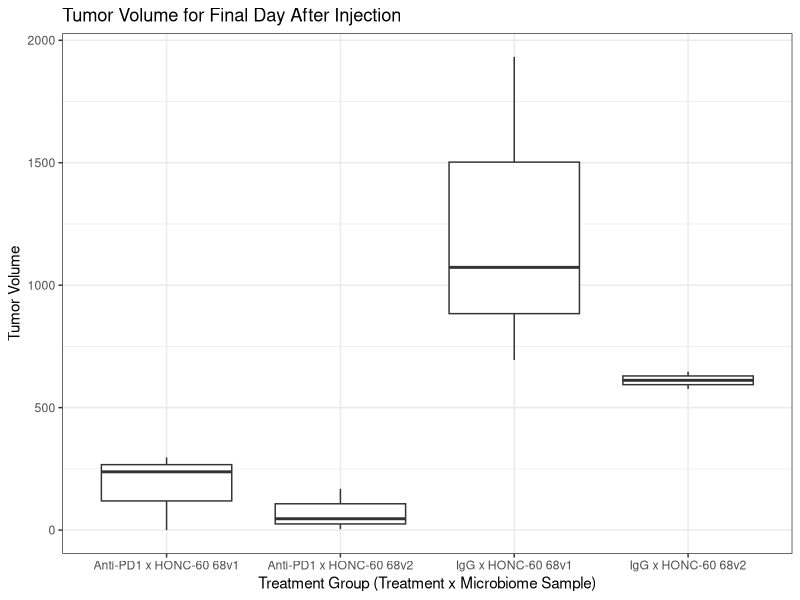
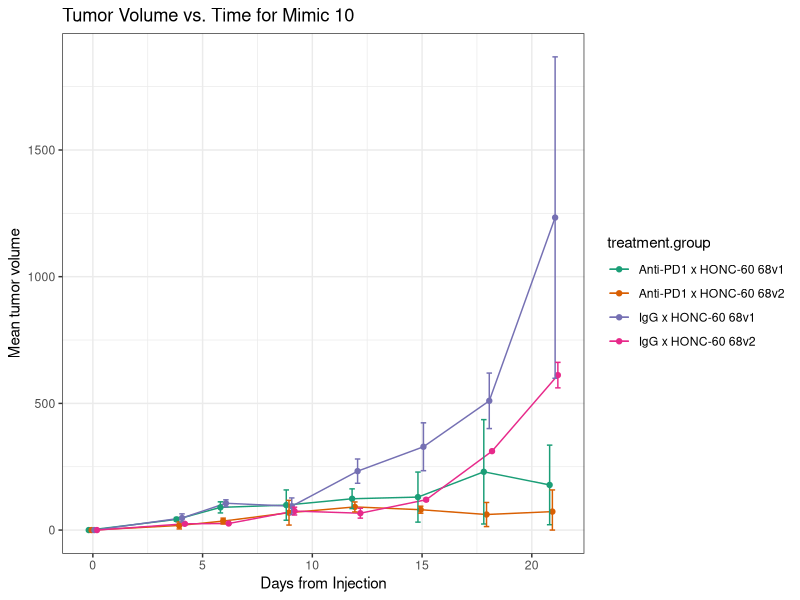
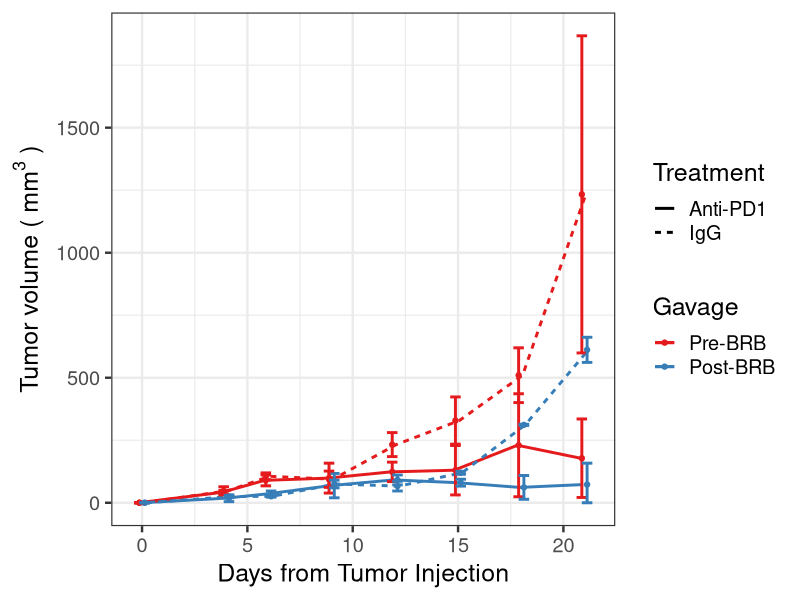
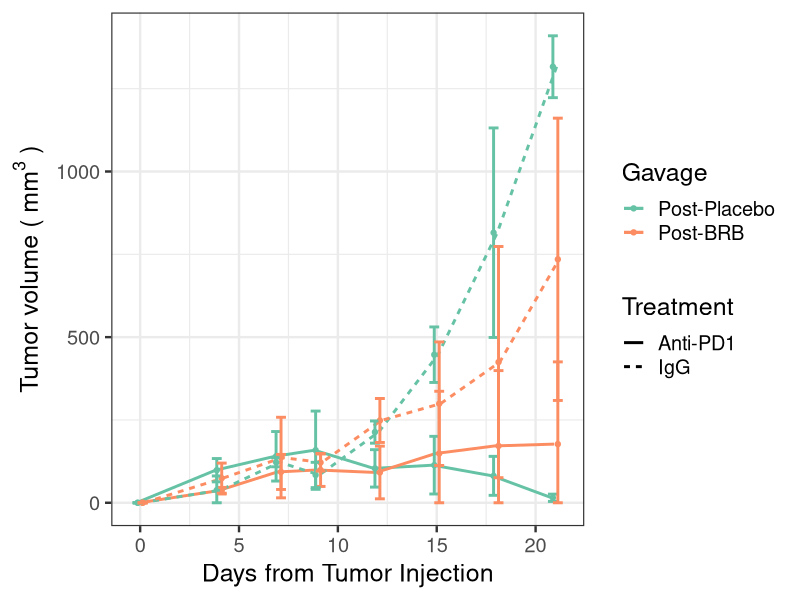
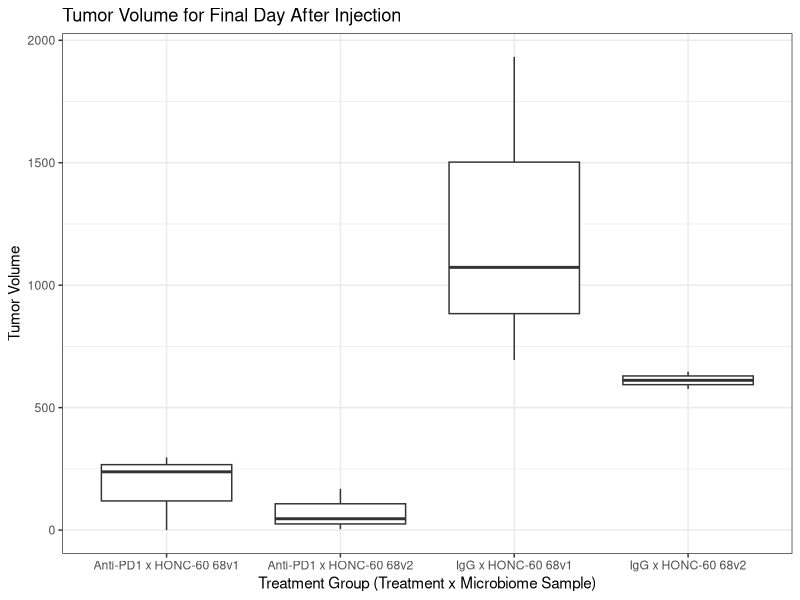
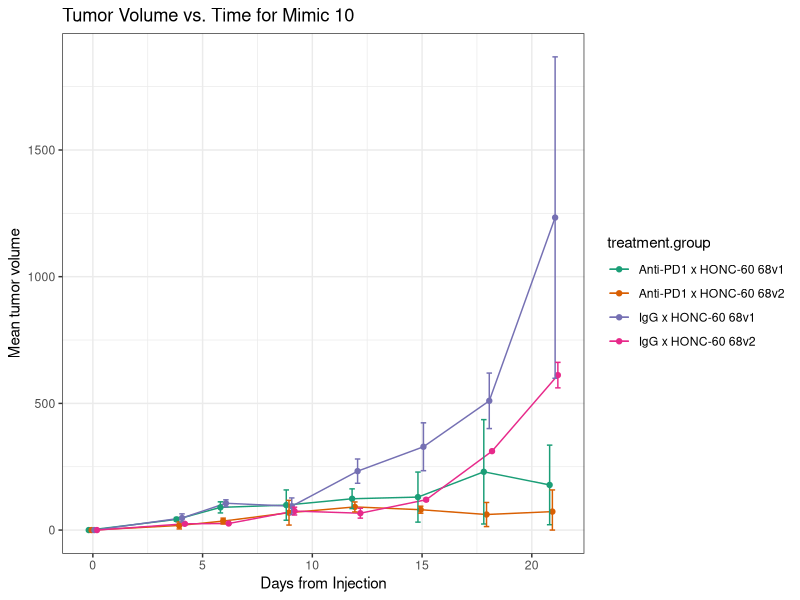
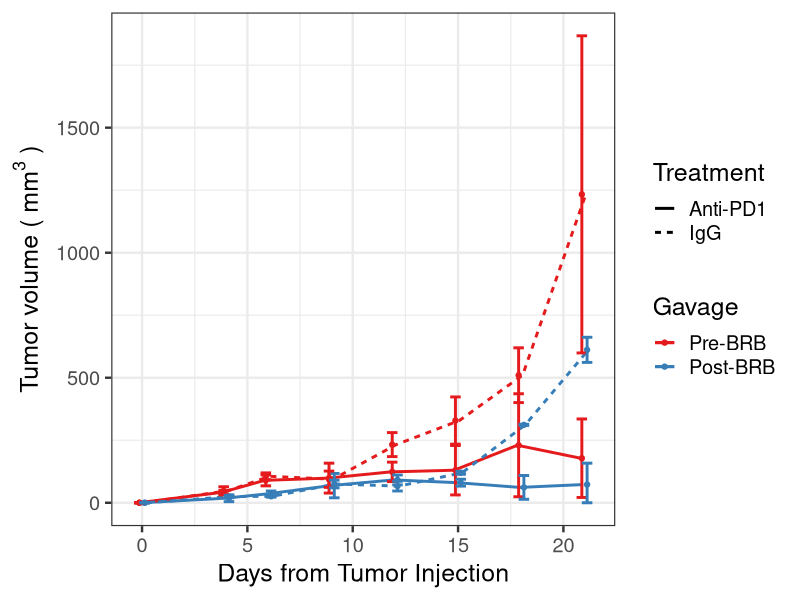
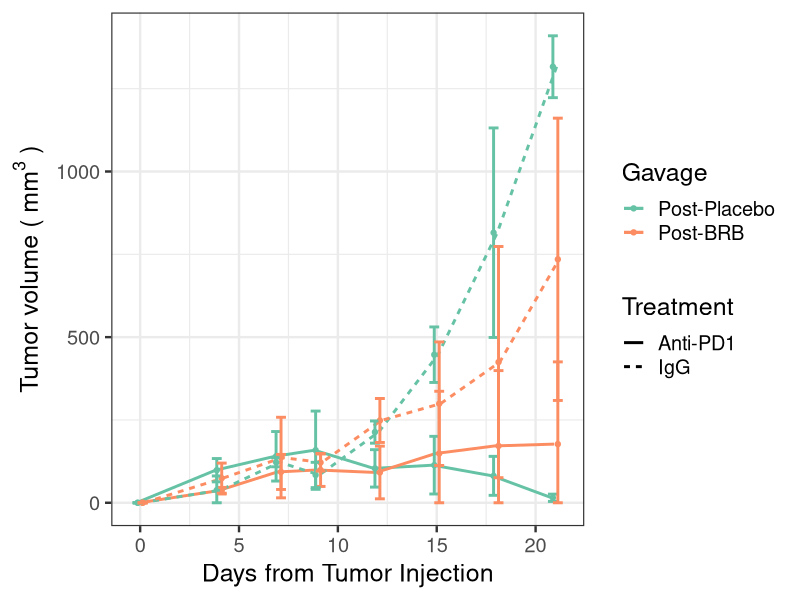

Write the R code that produced these figures, in order. (Note: this script raises an error after producing the figures.)
## ---- chunk 1
knitr::opts_chunk$set(echo = TRUE)
library(tidyverse)
library(readxl)
## ---- chunk 2

processed.data <- read.csv("../data/2023-03-05_tumor-size_R-formatted.csv") %>%
  mutate(gavage = if_else(grepl("v1|v3", microbiome.sample),
                          true = "Pre-BRB",
                          false = if_else(grepl("v2|v4", microbiome.sample),
                                          true = "Post-BRB",
                                          false = "other"))) %>%
  mutate(gavage = fct_relevel(gavage, "Pre-BRB"))

mim10.processed <-
  processed.data %>%
  filter(experiment == "mimic10") %>%
  mutate(treatment.group = paste(treatment, microbiome.sample, sep = " x "))

mim11.processed <-
  processed.data %>%
  filter(experiment == "mimic11") %>%
  mutate(treatment.group = paste(treatment, microbiome.sample, sep = " x ")) %>%
  mutate( gavage = if_else(grepl("v2", microbiome.sample),
                          true = "Post-Placebo",
                          false = "Post-BRB"))
mim12.processed <-
  processed.data %>%
  filter(experiment == "mimic12") %>%
  mutate(treatment.group = paste(treatment, microbiome.sample, sep = " x "))
mim13.processed <-
  processed.data %>%
  filter(experiment == "mimic13") %>%
  mutate(treatment.group = paste(treatment, microbiome.sample, sep = " x "))

## ---- chunk 3

final.mimic10 <-
  mim10.processed %>%
  filter(days.from.injection == 21)

final.mimic10 %>%
  ggplot(aes(x = treatment.group, y = tumor.volume)) +
  geom_boxplot() +
  theme_bw() +
  ggtitle("Tumor Volume for Final Day After Injection") +
  xlab("Treatment Group (Treatment x Microbiome Sample)") + 
  ylab("Tumor Volume")

ggsave("../figures/tumorvolume-mimic10-boxplot.png", width = 9, height = 5)

## ---- chunk 4

mean.mimic10 <-
  mim10.processed %>%
  group_by(treatment.group, days.from.injection) %>%
  summarize(mean = mean(tumor.volume),
            sd = sd(tumor.volume)) %>%
  ungroup() %>%
  mutate(lwr = mean - sd,
         upr = mean + sd) %>%
  mutate(lwr = if_else(lwr < 0, 0, lwr)) 

mean.mimic10 %>%
  ggplot(aes(x = days.from.injection, y = mean,
             group = treatment.group, color = treatment.group)) +
  geom_line(position = position_dodge(width = .5))+
  geom_point(position = position_dodge(width = .5))+
  labs(title = "Tumor Volume vs. Time for Mimic 10", x = "Days from Injection", y = "Mean tumor volume") +
  theme_bw() +
  scale_color_brewer(palette = "Dark2") +
  geom_errorbar(aes(ymin = lwr, ymax = upr),
                width = 1,
                position = position_dodge(width = .5))

ggsave("../figures/tumorvolume-mimic10-lineplot.png", width = 10, height = 7)


## ---- chunk 5
mean.mimic10 %>%
  mutate(Gavage = if_else(grepl("v1", treatment.group),
                          true = "Pre-BRB",
                          false = "Post-BRB"),
         Treatment = if_else(grepl("Anti", treatment.group),
                             true = "Anti-PD1",
                             false = "IgG")) %>%
  mutate(Gavage = fct_relevel(Gavage, c("Pre-BRB"))) %>%
  ggplot(aes(x = days.from.injection, y = mean)) +
  geom_line(aes(group = treatment.group,
                color = Gavage,
                linetype = Treatment), 
            position = position_dodge(width = .5),
            lwd = 1) + 
  geom_point(aes(color = Gavage), 
             position = position_dodge(width = .5))+
  labs(x = "Days from Tumor Injection", 
       y = expression("Tumor volume ("~mm^3~")"))  +
  theme_bw(base_size = 18) +
  scale_color_brewer(palette = "Set1") +
  geom_errorbar(aes(ymin = lwr, 
                    ymax = upr,
                    color = Gavage),
                width = 1,
                position = position_dodge(width = .5),
                lwd = 1)

ggsave("../figures/ACC22_tumorvolume_mimic10_lineplot.png", 
       height = 4, width = 6)


## ---- chunk 6
mean.mimic11 <-
  mim11.processed %>%
  group_by(treatment.group, days.from.injection) %>%
  summarize(mean = mean(tumor.volume),
            sd = sd(tumor.volume)) %>%
  ungroup() %>%
  mutate(lwr = mean - sd,
         upr = mean + sd) %>%
  mutate(lwr = if_else(lwr < 0, 0, lwr))

mean.mimic11 %>%
  mutate(Gavage = if_else(grepl("v2", treatment.group),
                          true = "Post-Placebo",
                          false = "Post-BRB"),
         Treatment = if_else(grepl("Anti", treatment.group),
                             true = "Anti-PD1",
                             false = "IgG")) %>%
  mutate(Gavage = fct_relevel(Gavage, c("Post-Placebo"))) %>%
  ggplot(aes(x = days.from.injection, y = mean)) +
  geom_line(aes(group = treatment.group,
                color = Gavage,
                linetype = Treatment), 
            position = position_dodge(width = .5),
            lwd = 1) + 
  geom_point(aes(color = Gavage), 
             position = position_dodge(width = .5))+
  labs(x = "Days from Tumor Injection", 
       y = expression("Tumor volume ("~mm^3~")"))  +
  theme_bw(base_size = 18) +
  scale_color_brewer(palette = "Set2") +
  geom_errorbar(aes(ymin = lwr, 
                    ymax = upr,
                    color = Gavage),
                width = 1,
                position = position_dodge(width = .5),
                lwd = 1)

ggsave("../figures/tumorvolume_mimic11_lineplot.png", 
       height = 4, width = 6)
## ---- chunk 7
mean.mimic12 <-
  mim12.processed %>%
  group_by(treatment.group, days.from.injection) %>%
  summarize(mean = mean(tumor.volume),
            sd = sd(tumor.volume)) %>%
  ungroup() %>%
  mutate(lwr = mean - sd,
         upr = mean + sd) %>%
  mutate(lwr = if_else(lwr < 0, 0, lwr))

mean.mimic12 %>%
  mutate(Gavage = if_else(grepl("v1", treatment.group),
                          true = "Pre-BRB",
                          false = "Post-BRB"),
         Treatment = if_else(grepl("Anti", treatment.group),
                             true = "Anti-PD1",
                             false = "IgG")) %>%
  mutate(Gavage = fct_relevel(Gavage, c("Pre-BRB"))) %>%
  ggplot(aes(x = days.from.injection, y = mean)) +
  geom_line(aes(group = treatment.group,
                color = Gavage,
                linetype = Treatment), 
            position = position_dodge(width = .5),
            lwd = 1) + 
  geom_point(aes(color = Gavage), 
             position = position_dodge(width = .5))+
  labs(x = "Days from Tumor Injection", 
       y = expression("Tumor volume ("~mm^3~")"))  +
  theme_bw(base_size = 18) +
  scale_colour_manual(values = brewer.pal(4, "Set1")[3:4]) +
  geom_errorbar(aes(ymin = lwr, 
                    ymax = upr,
                    color = Gavage),
                width = 1,
                position = position_dodge(width = .5),
                lwd = 1)

ggsave("../figures/tumorvolume_mimic12_lineplot.png", 
       height = 4, width = 6)
## ---- chunk 8
mean.mimic13 <-
  mim13.processed %>%
  group_by(treatment.group, days.from.injection) %>%
  summarize(mean = mean(tumor.volume),
            sd = sd(tumor.volume)) %>%
  ungroup() %>%
  mutate(lwr = mean - sd,
         upr = mean + sd) %>%
  mutate(lwr = if_else(lwr < 0, 0, lwr))

mean.mimic13 %>%
  mutate(Gavage = if_else(grepl("v3", treatment.group),
                          true = "Pre-BRB",
                          false = "Post-BRB"),
         Treatment = if_else(grepl("Anti", treatment.group),
                             true = "Anti-PD1",
                             false = "IgG")) %>%
  mutate(Gavage = fct_relevel(Gavage, c("Pre-BRB"))) %>%
  ggplot(aes(x = days.from.injection, y = mean)) +
  geom_line(aes(group = treatment.group,
                color = Gavage,
                linetype = Treatment), 
            position = position_dodge(width = .5),
            lwd = 1) + 
  geom_point(aes(color = Gavage), 
             position = position_dodge(width = .5))+
  labs(x = "Days from Tumor Injection", 
       y = expression("Tumor volume ("~mm^3~")"))  +
  theme_bw(base_size = 18) +
  scale_colour_manual(values = brewer.pal(5, "Set1")[5:6]) +
  geom_errorbar(aes(ymin = lwr, 
                    ymax = upr,
                    color = Gavage),
                width = 1,
                position = position_dodge(width = .5),
                lwd = 1)


ggsave("../figures/tumorvolume_mimic13_lineplot.png", 
       height = 4, width = 6)
